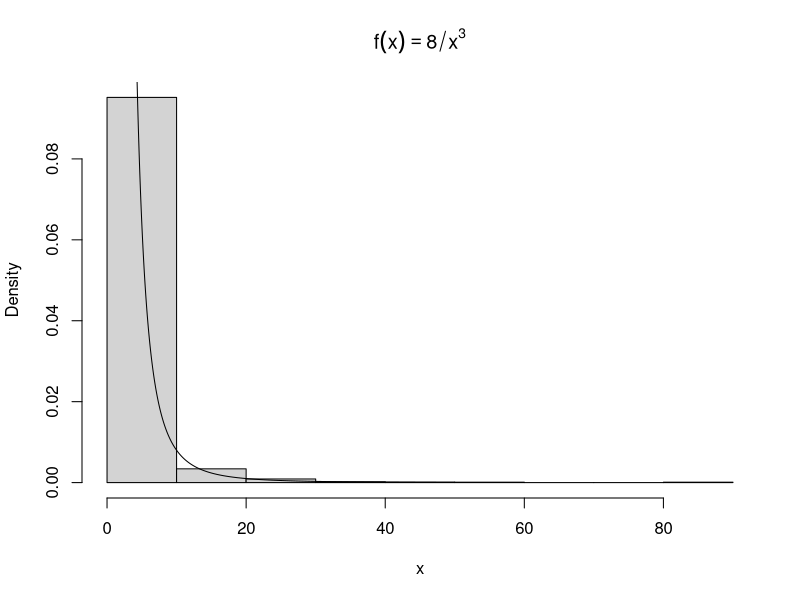
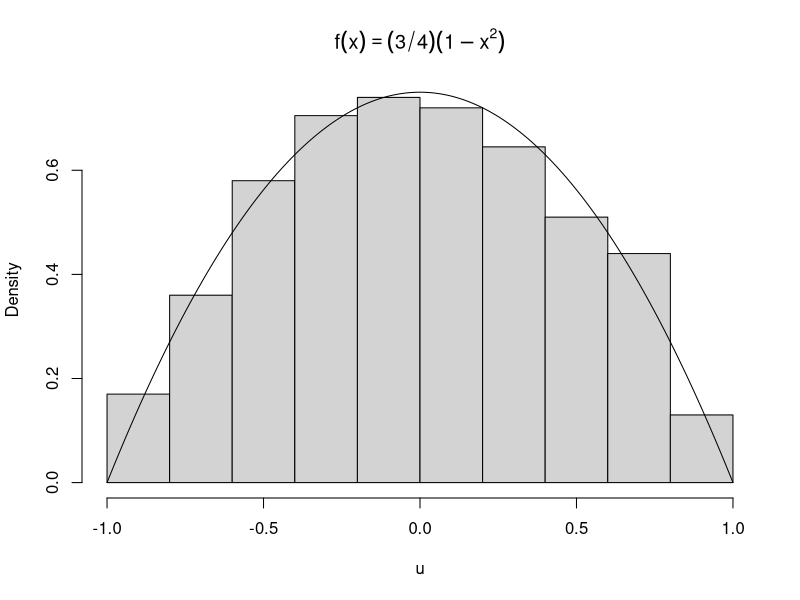
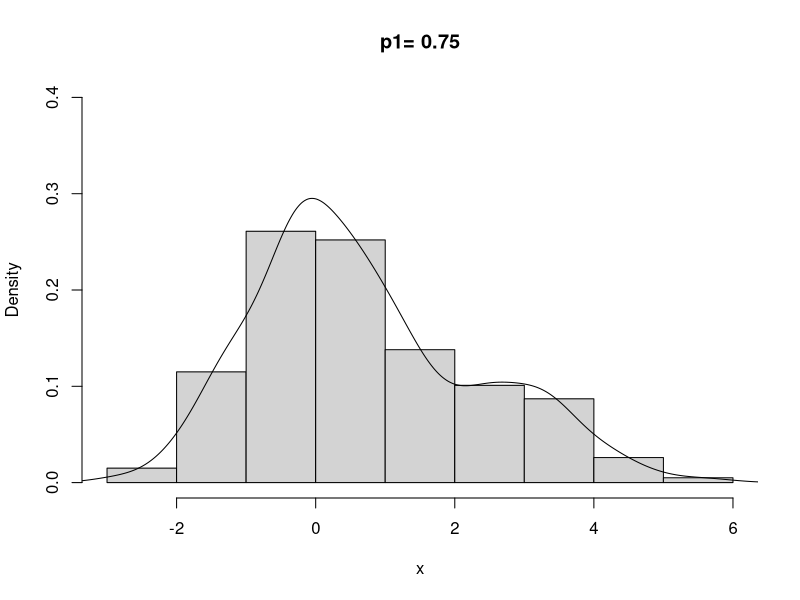
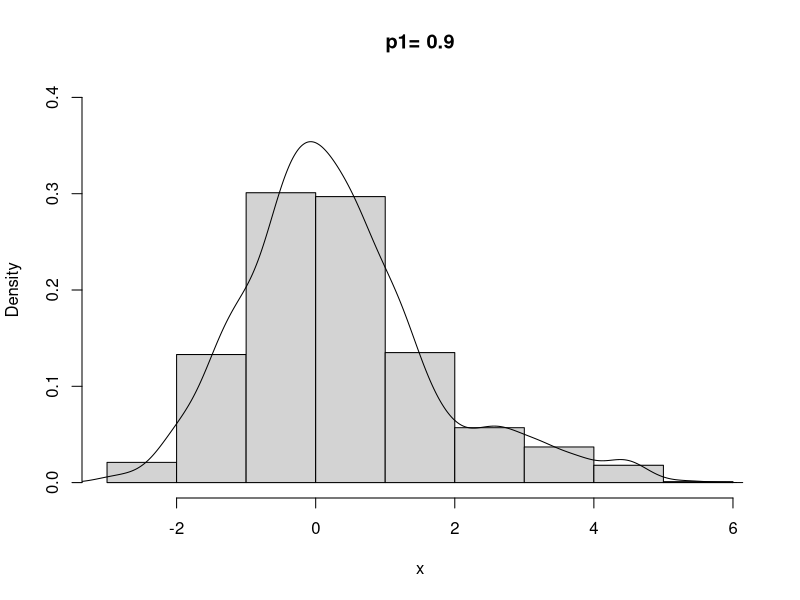
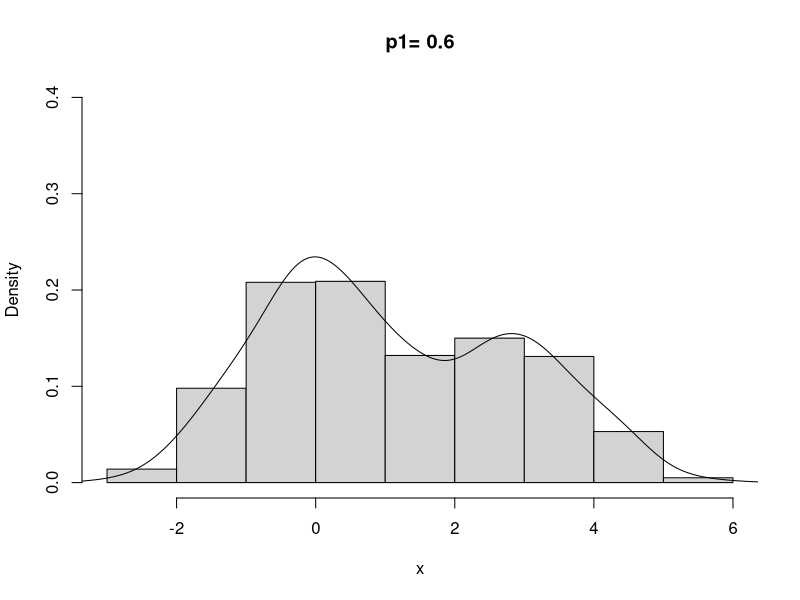
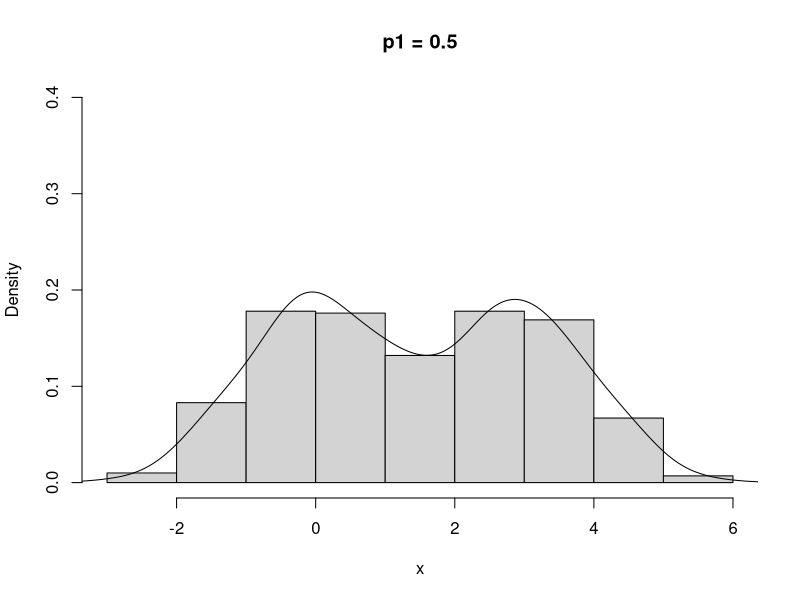
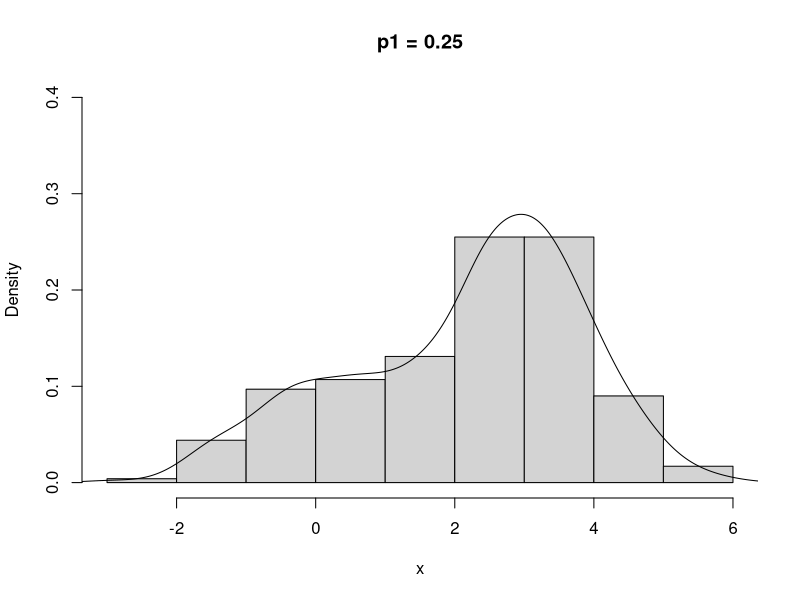
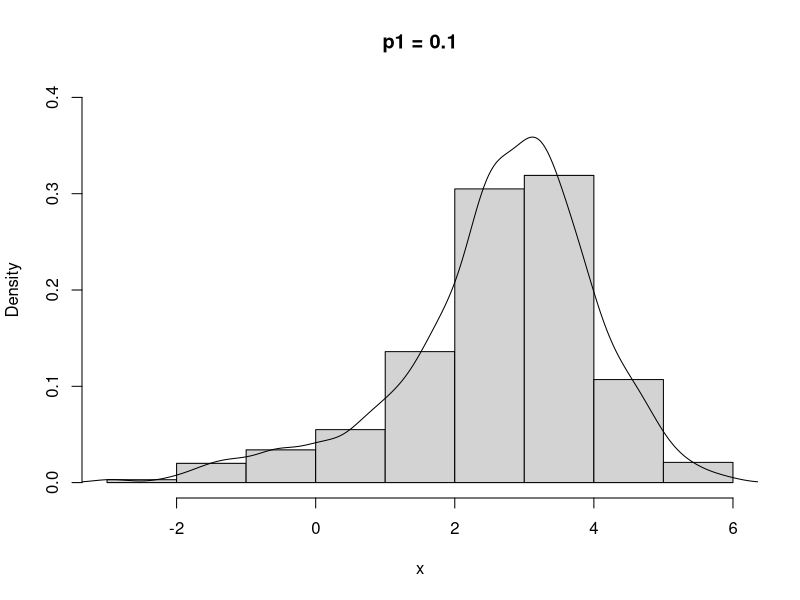

Here is the R script that generated these plots, in order:
## ---- chunk 1
knitr::opts_chunk$set(echo = TRUE)
## ---- chunk 2
set.seed(1111)
n <- 1000
u <- runif(n)
x <- sqrt(4/(1-u)) 
hist(x, prob = TRUE, main = expression(f(x)==8/x^3)) 
y <- seq(0, 50, 0.01)
lines(y, 8/(y^3))
## ---- chunk 3
set.seed(1111)
n <- 1000 
u <- 0
for (i in 1:n) {
  u1 <- runif(n,-1,1)
  u2 <- runif(n,-1,1)
  u3 <- runif(n,-1,1)
  if(abs(u3[i]) >= abs(u2[i]) && abs(u3[i]) >= abs(u1[i])){
    u[i] <- u2[i]}
  else
   { u[i] <- u3[i]}
}
hist(u, prob = TRUE, main = expression(f(x)==(3/4)(1-x^2)))
z <- seq(-1, 1, 0.01)
lines(z, (3/4)*(1-z^2))
## ---- chunk 4
set.seed(1111)
n <- 1000
x1 <- rnorm(1000,0,1)
x2 <- rnorm(1000,3,1)  

p1 <- 0.75
p2 <- 1-p1
u <- runif(n)
k <- as.integer(u>p2)
x <- k*x1+(1-k)*x2

hist(x, prob = TRUE, ylim = c(0,.4), main = "p1= 0.75")
lines(density(x))

## ---- chunk 5
set.seed(1111)
p1 <- 0.9
p2 <- 1-p1
u <- runif(n)
k <- as.integer(u>p2)
x <- k*x1 + (1-k)*x2

hist(x, prob=  TRUE, ylim = c(0,.4), main = "p1= 0.9")
lines(density(x))
## ---- chunk 6
set.seed(1111)
p1 <- 0.6
p2 <- 1-p1
u <- runif(n)
k <- as.integer(u>p2)
x <- k*x1 + (1-k)*x2

hist(x, prob=  TRUE, ylim = c(0,.4), main = "p1= 0.6")
lines(density(x))
## ---- chunk 7
set.seed(1111)
p1 <- 0.5
p2 <- 1-p1
u <- runif(n)
k <- as.integer(u>p2)
x <- k*x1 + (1-k)*x2

hist(x, prob = TRUE, ylim = c(0,.4), main = "p1 = 0.5")
lines(density(x))
## ---- chunk 8
set.seed(1111)
p1 <- 0.25
p2 <- 1-p1
u <- runif(n)
k <- as.integer(u>p2)
x <- k*x1 + (1-k)*x2
hist(x, prob = TRUE, ylim = c(0,.4), main = "p1 = 0.25")
lines(density(x))
## ---- chunk 9
set.seed(1111)
p1 <- 0.1
p2 <- 1-p1
u <- runif(n)
k <- as.integer(u>p2)
x <- k*x1 + (1-k)*x2

hist(x, prob = TRUE, ylim = c(0,.4), main = "p1 = 0.1")
lines(density(x))
## ---- chunk 10
mvn_gen <- function(n, mu, sigma, factorization = "Cholesky") {
  d <- length(mu)
  Z <- matrix(rnorm(n*d), nrow = n, ncol = d)
  if(factorization == "Cholesky") { Q <- chol(sigma) } else {
    if(factorization == "Spectral") {
      ev <- eigen(sigma)
      lambda <- ev$values
      P <- ev$vectors
      Q <- P %*% diag(sqrt(lambda)) %*% t(P) } else {
        stop("Arg factorization must be 'Cholesky' or 'Spectral'.")
      } }
  mu <- matrix(mu, nrow = d, ncol = 1)
  J = matrix(1, nrow = n, ncol = 1)
  X <- Z %*% Q + J %*% t(mu)
  return(data.frame(X))
}

sig <- matrix(c(1, -0.5, 0.5, -0.5, 1, -0.5, 0.5, -0.5, 1), 3, 3, byrow = TRUE)
set.seed(1111)
mv1 <- mvn_gen(n = 200, mu = c(0, 1, 2), sigma = sig, factorization = "Cholesky")
cov2cor(sig)
pairs(mv1)
